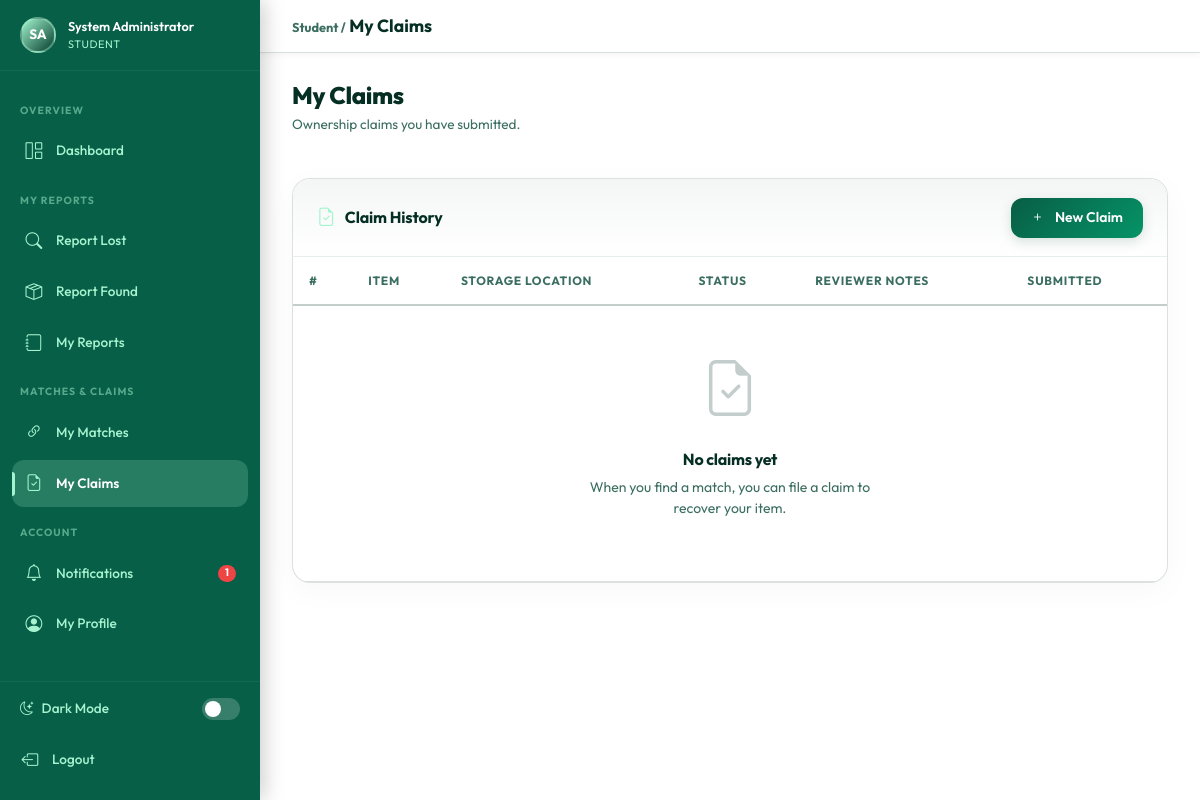
The page /student/claims.php (signed in) on the database its author committed.
### tables this page shows
CREATE TABLE IF NOT EXISTS `users` (
    `id`              INT UNSIGNED    NOT NULL AUTO_INCREMENT,
    `name`            VARCHAR(100)    NOT NULL,
    `email`           VARCHAR(150)    NOT NULL,
    `password`        VARCHAR(255)    NOT NULL,
    `role`            ENUM('admin','student','security') NOT NULL DEFAULT 'student',
    `student_id`      VARCHAR(50)     NULL DEFAULT NULL,
    `phone`           VARCHAR(20)     NULL DEFAULT NULL,
    `profile_photo`   VARCHAR(255)    NULL DEFAULT NULL,
    `status`          ENUM('active','inactive','suspended') NOT NULL DEFAULT 'active',
    `remember_token`  VARCHAR(100)    NULL DEFAULT NULL,
    `last_login`      DATETIME        NULL DEFAULT NULL,
    `created_at`      DATETIME        NOT NULL DEFAULT CURRENT_TIMESTAMP,
    `updated_at`      DATETIME        NOT NULL DEFAULT CURRENT_TIMESTAMP ON UPDATE CURRENT_TIMESTAMP,
    PRIMARY KEY (`id`),
    UNIQUE KEY `uq_email` (`email`),
    KEY `idx_role`   (`role`),
    KEY `idx_status` (`status`)
);

### includes/auth.php (called while the page is built, shortened)
<?php
require_once __DIR__ . '/../config/database.php';
function isLoggedIn(): bool
{
    return isset($_SESSION['user_id']) && isset($_SESSION['role']);
}
function currentUser(): array
{
    static $user = null;
    if ($user === null) {
        $user = db()->fetchOne(
            'SELECT id, name, email, role, student_id, phone, profile_photo, status FROM users WHERE id = ? AND status = "active"',
            [$_SESSION['user_id']]
        );
    }
    return $user;
}
if (!function_exists('userInitials')) {
    function userInitials(string $name): string
    {
        $parts = explode(' ', trim($name));
        $initials = '';
        foreach (array_slice($parts, 0, 2) as $part) {
            $initials .= strtoupper($part[0] ?? '');
        }
        return $initials ?: '?';
    }
}
$user = isLoggedIn() ? currentUser() : [];

### config/database.php (called while the page is built, shortened)
<?php
class Database
{
    private static ?Database $instance = null;
    private PDO $connection;
    private function __construct()
    {
        $dsn = sprintf(
            'mysql:host=%s;port=%s;dbname=%s;charset=%s',
            DB_HOST, DB_PORT, DB_NAME, DB_CHARSET
        );
        $options = [
            PDO::ATTR_ERRMODE            => PDO::ERRMODE_EXCEPTION,
            PDO::ATTR_DEFAULT_FETCH_MODE => PDO::FETCH_ASSOC,
            PDO::ATTR_EMULATE_PREPARES   => false,
            PDO::MYSQL_ATTR_INIT_COMMAND => "SET NAMES utf8mb4 COLLATE utf8mb4_unicode_ci",
        ];
        try {
            $this->connection = new PDO($dsn, DB_USER, DB_PASS, $options);
        } catch (PDOException $e) {
            if (APP_DEBUG) {
                die('<div style="background:#f8d7da;color:#721c24;padding:1rem;font-family:monospace;border-radius:4px;">
                    <strong>Database Connection Failed:</strong><br>' . htmlspecialchars($e->getMessage()) . '
                </div>');
            }
            die('A database error occurred. Please try again later.');
        }
    }
    public static function getInstance(): Database
    {
        if (self::$instance === null) {
            self::$instance = new self();
        }
        return self::$instance;
    }
    public function query(string $sql, array $params = []): PDOStatement
    {
        $stmt = $this->connection->prepare($sql);
        $stmt->execute($params);
        return $stmt;
    }
    public function fetchOne(string $sql, array $params = []): array|false
    {
        return $this->query($sql, $params)->fetch();
    }
}
function db(): Database
{
    return Database::getInstance();
}

### includes/functions.php (called while the page is built, shortened)
<?php
require_once __DIR__ . '/../config/database.php';
function e(mixed $val): string
{
    return htmlspecialchars((string)($val ?? ''), ENT_QUOTES | ENT_HTML5, 'UTF-8');
}

### includes/notifications.php (called while the page is built, shortened)
<?php
require_once __DIR__ . '/../config/database.php';
function unreadCount(int $userId): int
{
    $row = db()->fetchOne(
        'SELECT COUNT(*) AS cnt FROM notifications WHERE user_id = ? AND is_read = 0',
        [$userId]
    );
    return (int)($row['cnt'] ?? 0);
}

### includes/sidebar_student.php (the view, shortened to what this page needs)
<?php
require_once __DIR__ . '/../includes/auth.php';
require_once __DIR__ . '/../includes/functions.php';
require_once __DIR__ . '/../includes/notifications.php';
$u = currentUser();
$nc = unreadCount($u['id']);
$activePage = $activePage ?? '';
function studentNavLink(string $href, string $icon, string $label, string $page, string $active, int $badge = 0): string {
    $cls = $page === $active ? ' active' : '';
    $b   = $badge > 0 ? "<span class='nav-badge'>{$badge}</span>" : '';
    return "<li class='nav-item'>
              <a href='{$href}' class='nav-link-sidebar{$cls}'>
                <i class='bi {$icon}'></i> {$label} {$b}
              </a>
            </li>";
}
?>
<nav class="sidebar" id="sidebar">
  <div class="sidebar-user">
    <div class="sidebar-avatar"><?= userInitials($u['name']) ?></div>
    <div>
      <div class="sidebar-user-name"><?= e($u['name']) ?></div>
      <div class="sidebar-user-role"><?= e($u['student_id'] ?? 'Student') ?></div>
    </div>
  </div>
  <ul class="sidebar-nav list-unstyled">
    <span class="nav-section-label">Overview</span>
    <?= studentNavLink(BASE_URL.'/student/dashboard.php',      'bi-grid-1x2',            'Dashboard',     'dashboard',     $activePage) ?>
    <span class="nav-section-label">My Reports</span>
    <?= studentNavLink(BASE_URL.'/student/lost_items.php',     'bi-search',              'Report Lost',   'lost',          $activePage) ?>
    <?= studentNavLink(BASE_URL.'/student/found_items.php',    'bi-box-seam',            'Report Found',  'found',         $activePage) ?>
    <?= studentNavLink(BASE_URL.'/student/my_reports.php',     'bi-journal',             'My Reports',    'my_reports',    $activePage) ?>
    <span class="nav-section-label">Matches & Claims</span>
    <?= studentNavLink(BASE_URL.'/student/matches.php',        'bi-link-45deg',          'My Matches',    'matches',       $activePage) ?>
    <?= studentNavLink(BASE_URL.'/student/claims.php',         'bi-file-earmark-check',  'My Claims',     'claims',        $activePage) ?>
    <span class="nav-section-label">Account</span>
    <?= studentNavLink(BASE_URL.'/student/notifications.php',  'bi-bell',                'Notifications', 'notifications', $activePage, $nc) ?>
    <?= studentNavLink(BASE_URL.'/student/profile.php',        'bi-person-circle',       'My Profile',    'profile',       $activePage) ?>
  </ul>
  <div class="sidebar-footer">
    <div class="d-flex align-items-center justify-content-between px-2 mb-3">
      <span style="font-size: 0.85rem; color: var(--sidebar-text); font-weight: 500;">
        <i class="bi bi-moon-stars me-2"></i>Dark Mode
      </span>
      <button class="dark-toggle <?= $isDark ? 'active' : '' ?>" id="darkToggle" aria-label="Toggle dark mode"></button>
    </div>
    <a href="<?= BASE_URL ?>/logout.php" class="nav-link-sidebar px-2">
      <i class="bi bi-box-arrow-left"></i> Logout
    </a>
  </div>
</nav>

### rows shown on the page
users: name "SA", name "System Administrator", student "STUDENT"

### other values the page prints
$label "Dashboard Report Lost Report Found My Reports My Matches My Claims Notifications My Profile"
$badge "1"
